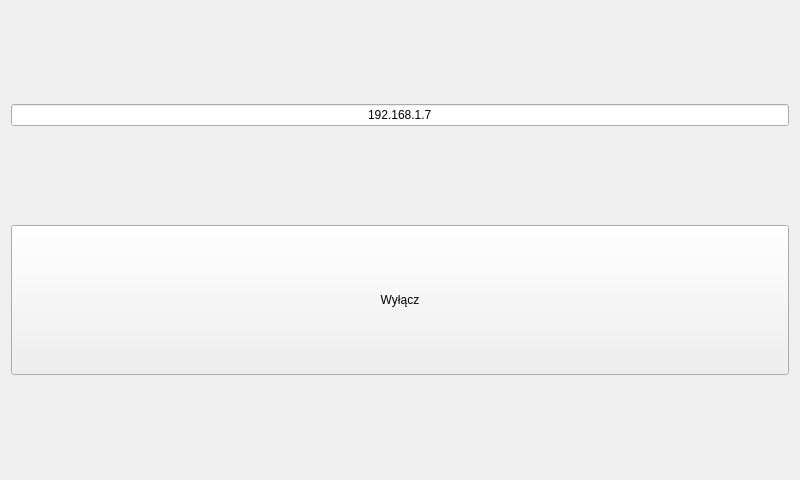
<?xml version="1.0" encoding="UTF-8"?>
<ui version="4.0">
 <class>MainWindow</class>
 <widget class="QMainWindow" name="MainWindow">
  <property name="geometry">
   <rect>
    <x>0</x>
    <y>0</y>
    <width>800</width>
    <height>480</height>
   </rect>
  </property>
  <property name="windowTitle">
   <string>MainWindow</string>
  </property>
  <widget class="QWidget" name="centralWidget">
   <layout class="QVBoxLayout" name="verticalLayout">
    <item>
     <widget class="QLineEdit" name="lineEdit">
      <property name="text">
       <string>192.168.1.7</string>
      </property>
      <property name="alignment">
       <set>Qt::AlignCenter</set>
      </property>
     </widget>
    </item>
    <item>
     <widget class="QPushButton" name="pushButton">
      <property name="minimumSize">
       <size>
        <width>300</width>
        <height>150</height>
       </size>
      </property>
      <property name="text">
       <string>Wyłącz</string>
      </property>
     </widget>
    </item>
   </layout>
  </widget>
 </widget>
 <layoutdefault spacing="6" margin="11"/>
 <resources/>
 <connections/>
</ui>
